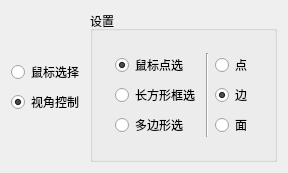
<?xml version="1.0" encoding="UTF-8"?>
<ui version="4.0">
 <class>MouseControlWidget</class>
 <widget class="QWidget" name="MouseControlWidget">
  <property name="geometry">
   <rect>
    <x>0</x>
    <y>0</y>
    <width>272</width>
    <height>130</height>
   </rect>
  </property>
  <property name="windowTitle">
   <string>MouseControlWidget</string>
  </property>
  <layout class="QHBoxLayout" name="horizontalLayout_2">
   <item>
    <layout class="QVBoxLayout" name="verticalLayout_3">
     <item>
      <spacer name="verticalSpacer_2">
       <property name="orientation">
        <enum>Qt::Vertical</enum>
       </property>
       <property name="sizeHint" stdset="0">
        <size>
         <width>20</width>
         <height>40</height>
        </size>
       </property>
      </spacer>
     </item>
     <item>
      <widget class="QRadioButton" name="radioButton_Selection">
       <property name="text">
        <string>鼠标选择</string>
       </property>
       <property name="checked">
        <bool>false</bool>
       </property>
       <attribute name="buttonGroup">
        <string notr="true">buttonGroup_3</string>
       </attribute>
      </widget>
     </item>
     <item>
      <widget class="QRadioButton" name="radioButton_Camera_Manipulate">
       <property name="text">
        <string>视角控制</string>
       </property>
       <property name="shortcut">
        <string>Alt+V</string>
       </property>
       <property name="checked">
        <bool>true</bool>
       </property>
       <attribute name="buttonGroup">
        <string notr="true">buttonGroup_3</string>
       </attribute>
      </widget>
     </item>
     <item>
      <spacer name="verticalSpacer">
       <property name="orientation">
        <enum>Qt::Vertical</enum>
       </property>
       <property name="sizeHint" stdset="0">
        <size>
         <width>20</width>
         <height>40</height>
        </size>
       </property>
      </spacer>
     </item>
    </layout>
   </item>
   <item>
    <widget class="QGroupBox" name="groupBox">
     <property name="sizePolicy">
      <sizepolicy hsizetype="Expanding" vsizetype="Fixed">
       <horstretch>0</horstretch>
       <verstretch>0</verstretch>
      </sizepolicy>
     </property>
     <property name="title">
      <string>设置</string>
     </property>
     <layout class="QVBoxLayout" name="verticalLayout_4">
      <item>
       <widget class="QStackedWidget" name="stackedWidget">
        <property name="currentIndex">
         <number>0</number>
        </property>
        <widget class="QWidget" name="page">
         <layout class="QHBoxLayout" name="horizontalLayout">
          <item>
           <layout class="QVBoxLayout" name="verticalLayout_2">
            <item>
             <widget class="QRadioButton" name="radioButton_Select_By_Click">
              <property name="text">
               <string>鼠标点选</string>
              </property>
              <property name="checked">
               <bool>true</bool>
              </property>
              <attribute name="buttonGroup">
               <string notr="true">buttonGroup</string>
              </attribute>
             </widget>
            </item>
            <item>
             <widget class="QRadioButton" name="radioButton_Select_By_Rectangle">
              <property name="text">
               <string>长方形框选</string>
              </property>
              <attribute name="buttonGroup">
               <string notr="true">buttonGroup</string>
              </attribute>
             </widget>
            </item>
            <item>
             <widget class="QRadioButton" name="radioButton_Select_By_Polygon">
              <property name="text">
               <string>多边形选</string>
              </property>
              <attribute name="buttonGroup">
               <string notr="true">buttonGroup</string>
              </attribute>
             </widget>
            </item>
           </layout>
          </item>
          <item>
           <widget class="Line" name="line">
            <property name="orientation">
             <enum>Qt::Vertical</enum>
            </property>
           </widget>
          </item>
          <item>
           <layout class="QVBoxLayout" name="verticalLayout">
            <item>
             <widget class="QRadioButton" name="radioButton_Select_Vertices">
              <property name="text">
               <string>点</string>
              </property>
              <attribute name="buttonGroup">
               <string notr="true">buttonGroup_2</string>
              </attribute>
             </widget>
            </item>
            <item>
             <widget class="QRadioButton" name="radioButton_Select_Edges">
              <property name="text">
               <string>边</string>
              </property>
              <property name="checked">
               <bool>true</bool>
              </property>
              <attribute name="buttonGroup">
               <string notr="true">buttonGroup_2</string>
              </attribute>
             </widget>
            </item>
            <item>
             <widget class="QRadioButton" name="radioButton_Select_Faces">
              <property name="text">
               <string>面</string>
              </property>
              <attribute name="buttonGroup">
               <string notr="true">buttonGroup_2</string>
              </attribute>
             </widget>
            </item>
           </layout>
          </item>
         </layout>
        </widget>
        <widget class="QWidget" name="page_2">
         <layout class="QGridLayout" name="gridLayout"/>
        </widget>
        <widget class="QWidget" name="page_3">
         <layout class="QVBoxLayout" name="verticalLayout_5"/>
        </widget>
       </widget>
      </item>
     </layout>
    </widget>
   </item>
  </layout>
 </widget>
 <layoutdefault spacing="6" margin="11"/>
 <resources/>
 <connections/>
 <buttongroups>
  <buttongroup name="buttonGroup_2"/>
  <buttongroup name="buttonGroup_3"/>
  <buttongroup name="buttonGroup"/>
 </buttongroups>
</ui>
